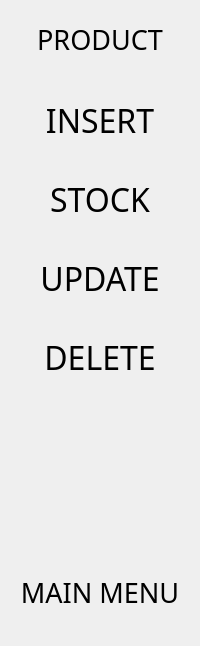
         <widget class="QWidget" name="lmp">
          <layout class="QVBoxLayout" name="verticalLayout_2">
           <item>
            <spacer name="verticalSpacer_61">
             <property name="orientation">
              <enum>Qt::Vertical</enum>
             </property>
             <property name="sizeType">
              <enum>QSizePolicy::Maximum</enum>
             </property>
             <property name="sizeHint" stdset="0">
              <size>
               <width>20</width>
               <height>10</height>
              </size>
             </property>
            </spacer>
           </item>
           <item>
            <widget class="QLabel" name="lmp_lb_title">
             <property name="sizePolicy">
              <sizepolicy hsizetype="Preferred" vsizetype="Fixed">
               <horstretch>0</horstretch>
               <verstretch>0</verstretch>
              </sizepolicy>
             </property>
             <property name="font">
              <font>
               <family>Fira Sans</family>
               <pointsize>20</pointsize>
              </font>
             </property>
             <property name="text">
              <string>PRODUCT</string>
             </property>
             <property name="textFormat">
              <enum>Qt::AutoText</enum>
             </property>
             <property name="alignment">
              <set>Qt::AlignCenter</set>
             </property>
            </widget>
           </item>
           <item>
            <spacer name="verticalSpacer_62">
             <property name="orientation">
              <enum>Qt::Vertical</enum>
             </property>
             <property name="sizeType">
              <enum>QSizePolicy::Maximum</enum>
             </property>
             <property name="sizeHint" stdset="0">
              <size>
               <width>20</width>
               <height>30</height>
              </size>
             </property>
            </spacer>
           </item>
           <item>
            <widget class="QPushButton" name="lmp_btn_r">
             <property name="sizePolicy">
              <sizepolicy hsizetype="Minimum" vsizetype="Preferred">
               <horstretch>0</horstretch>
               <verstretch>0</verstretch>
              </sizepolicy>
             </property>
             <property name="font">
              <font>
               <family>Fira Sans Medium</family>
               <pointsize>24</pointsize>
              </font>
             </property>
             <property name="styleSheet">
              <string notr="true">QPushButton:hover
{
   border: 4px solid  rgb(31, 80, 20);
	background-color: rgb(236, 236, 224);

}
</string>
             </property>
             <property name="text">
              <string>INSERT</string>
             </property>
             <property name="flat">
              <bool>true</bool>
             </property>
            </widget>
           </item>
           <item>
            <spacer name="verticalSpacer_63">
             <property name="orientation">
              <enum>Qt::Vertical</enum>
             </property>
             <property name="sizeType">
              <enum>QSizePolicy::Maximum</enum>
             </property>
             <property name="sizeHint" stdset="0">
              <size>
               <width>20</width>
               <height>20</height>
              </size>
             </property>
            </spacer>
           </item>
           <item>
            <widget class="QPushButton" name="lmp_btn_s">
             <property name="sizePolicy">
              <sizepolicy hsizetype="Minimum" vsizetype="Preferred">
               <horstretch>0</horstretch>
               <verstretch>0</verstretch>
              </sizepolicy>
             </property>
             <property name="font">
              <font>
               <family>Fira Sans Medium</family>
               <pointsize>24</pointsize>
              </font>
             </property>
             <property name="styleSheet">
              <string notr="true">QPushButton:hover
{
   border: 4px solid  rgb(31, 80, 20);
	background-color: rgb(236, 236, 224);

}
</string>
             </property>
             <property name="text">
              <string>STOCK</string>
             </property>
             <property name="flat">
              <bool>true</bool>
             </property>
            </widget>
           </item>
           <item>
            <spacer name="verticalSpacer_64">
             <property name="orientation">
              <enum>Qt::Vertical</enum>
             </property>
             <property name="sizeType">
              <enum>QSizePolicy::Maximum</enum>
             </property>
             <property name="sizeHint" stdset="0">
              <size>
               <width>20</width>
               <height>20</height>
              </size>
             </property>
            </spacer>
           </item>
           <item>
            <widget class="QPushButton" name="lmp_btn_u">
             <property name="sizePolicy">
              <sizepolicy hsizetype="Minimum" vsizetype="Preferred">
               <horstretch>0</horstretch>
               <verstretch>0</verstretch>
              </sizepolicy>
             </property>
             <property name="font">
              <font>
               <family>Fira Sans Medium</family>
               <pointsize>24</pointsize>
              </font>
             </property>
             <property name="styleSheet">
              <string notr="true">QPushButton:hover
{
   border: 4px solid  rgb(31, 80, 20);
	background-color: rgb(236, 236, 224);

}
</string>
             </property>
             <property name="text">
              <string>UPDATE</string>
             </property>
             <property name="flat">
              <bool>true</bool>
             </property>
            </widget>
           </item>
           <item>
            <spacer name="verticalSpacer_65">
             <property name="orientation">
              <enum>Qt::Vertical</enum>
             </property>
             <property name="sizeType">
              <enum>QSizePolicy::Maximum</enum>
             </property>
             <property name="sizeHint" stdset="0">
              <size>
               <width>20</width>
               <height>20</height>
              </size>
             </property>
            </spacer>
           </item>
           <item>
            <widget class="QPushButton" name="lmp_btn_d">
             <property name="sizePolicy">
              <sizepolicy hsizetype="Minimum" vsizetype="Preferred">
               <horstretch>0</horstretch>
               <verstretch>0</verstretch>
              </sizepolicy>
             </property>
             <property name="font">
              <font>
               <family>Fira Sans Medium</family>
               <pointsize>24</pointsize>
              </font>
             </property>
             <property name="styleSheet">
              <string notr="true">QPushButton:hover
{
   border: 4px solid  rgb(31, 80, 20);
	background-color: rgb(236, 236, 224);

}
</string>
             </property>
             <property name="text">
              <string>DELETE</string>
             </property>
             <property name="flat">
              <bool>true</bool>
             </property>
            </widget>
           </item>
           <item>
            <spacer name="verticalSpacer_66">
             <property name="orientation">
              <enum>Qt::Vertical</enum>
             </property>
             <property name="sizeType">
              <enum>QSizePolicy::Maximum</enum>
             </property>
             <property name="sizeHint" stdset="0">
              <size>
               <width>20</width>
               <height>180</height>
              </size>
             </property>
            </spacer>
           </item>
           <item>
            <widget class="QPushButton" name="lmp_btn_m">
             <property name="sizePolicy">
              <sizepolicy hsizetype="Preferred" vsizetype="Preferred">
               <horstretch>0</horstretch>
               <verstretch>0</verstretch>
              </sizepolicy>
             </property>
             <property name="minimumSize">
              <size>
               <width>0</width>
               <height>0</height>
              </size>
             </property>
             <property name="sizeIncrement">
              <size>
               <width>0</width>
               <height>0</height>
              </size>
             </property>
             <property name="font">
              <font>
               <family>Fira Sans Medium</family>
               <pointsize>20</pointsize>
              </font>
             </property>
             <property name="styleSheet">
              <string notr="true">QPushButton:hover
{
   border: 4px solid  rgb(31, 80, 20);
	background-color: rgb(236, 236, 224);

}
</string>
             </property>
             <property name="text">
              <string>MAIN MENU</string>
             </property>
             <property name="autoDefault">
              <bool>false</bool>
             </property>
             <property name="flat">
              <bool>true</bool>
             </property>
            </widget>
           </item>
           <item>
            <spacer name="verticalSpacer">
             <property name="orientation">
              <enum>Qt::Vertical</enum>
             </property>
             <property name="sizeType">
              <enum>QSizePolicy::Maximum</enum>
             </property>
             <property name="sizeHint" stdset="0">
              <size>
               <width>20</width>
               <height>20</height>
              </size>
             </property>
            </spacer>
           </item>
          </layout>
         </widget>
